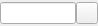
<?xml version="1.0" encoding="UTF-8"?>
<ui version="4.0">
 <author>Dmitry Baryshev</author>
 <class>InlineTextInput</class>
 <widget class="QWidget" name="InlineTextInput">
  <property name="geometry">
   <rect>
    <x>0</x>
    <y>0</y>
    <width>98</width>
    <height>26</height>
   </rect>
  </property>
  <layout class="QGridLayout" name="gridLayout">
   <property name="margin">
    <number>0</number>
   </property>
   <property name="spacing">
    <number>0</number>
   </property>
   <item row="0" column="0">
    <widget class="QLineEdit" name="line"/>
   </item>
   <item row="0" column="1">
    <widget class="QToolButton" name="pushClose">
     <property name="minimumSize">
      <size>
       <width>22</width>
       <height>22</height>
      </size>
     </property>
     <property name="maximumSize">
      <size>
       <width>22</width>
       <height>22</height>
      </size>
     </property>
     <property name="focusPolicy">
      <enum>Qt::NoFocus</enum>
     </property>
     <property name="icon">
      <iconset resource="tht.qrc">
       <normaloff>:/images/cancel.png</normaloff>:/images/cancel.png</iconset>
     </property>
    </widget>
   </item>
  </layout>
 </widget>
 <resources>
  <include location="tht.qrc"/>
 </resources>
 <connections/>
</ui>
